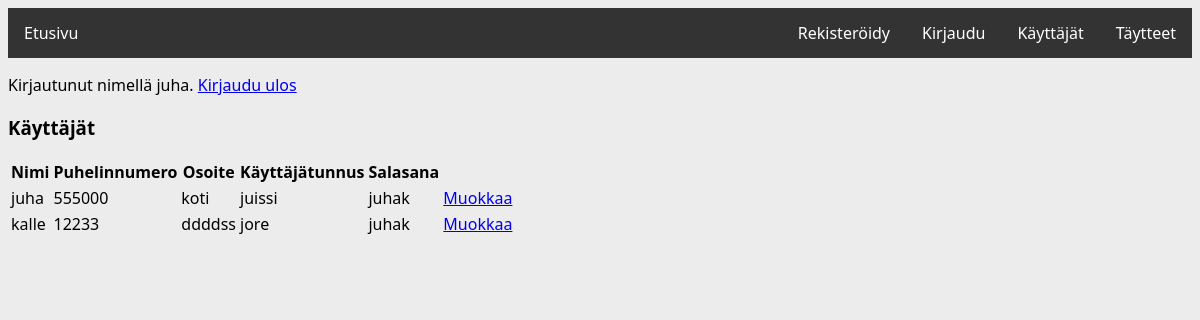
/kayttajat/ (signed in), run on an earlier commit of the app's database.
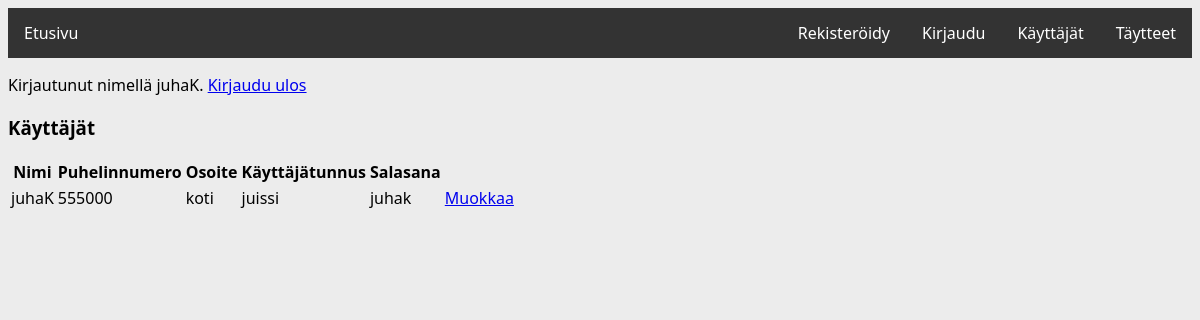
And on a later commit of the database.
### application/auth/models.py (models this page shows, shortened)
class User(db.Model):
    __tablename__ = "account"
    id = db.Column(db.Integer, primary_key=True)
    name = db.Column(db.String(144), nullable=False)
    phone = db.Column(db.Integer, nullable=False)
    address = db.Column(db.String(144), nullable=False)
    username = db.Column(db.String(144), nullable=False)
    password = db.Column(db.String(144), nullable=False)

### application/auth/views.py (the view)
@app.route("/kayttajat/", methods=["GET"])
@login_required
def user_index():
    return render_template("auth/lista.html", users = User.query.all())

### application/__init__.py (called while the page is built)
@login_manager.user_loader
def load_user(user_id):
    return User.query.get(user_id)

### application/templates/auth/lista.html
{% extends "layout.html" %}
{% block body %}
<h3>Käyttäjät</h3>
  <table>
    <tr>
      <th>Nimi</th>
      <th>Puhelinnumero</th>
      <th>Osoite</th>
      <th>Käyttäjätunnus</th>
      <th>Salasana</th>
      <th></th>
    </tr>
    {% for user in users %}
    <tr>
      <td>{{ user.name }}</td>
      <td>{{ user.phone }}</td>
      <td>{{ user.address }}</td>
      <td>{{ user.username }}</td>
      <td>{{ user.password }}</td>
      <td><a href="{{ url_for('user_get_name', user_id=user.id) }}">Muokkaa</a></td>
    </tr>
    {% endfor %}
  </table>
{% endblock %}

### application/templates/layout.html (shortened to what this page needs)
<!DOCTYPE html>
  <html>
    <head>
      <link rel="stylesheet" href="{{ url_for('static', filename='css/main.css') }}">
    </head>
    <body>
      <ul id="menu">
        <li><a href="/">Etusivu</a></li>
	      <li style="float:right"><a href="{{ url_for('taytteet_index') }}">Täytteet</a></li>
        <li style="float:right"><a href="{{ url_for('user_index') }}">Käyttäjät</a></li>
        <li style="float:right"><a href="{{ url_for('auth_login') }}">Kirjaudu</a></li>
        <li style="float:right"><a href="{{ url_for('auth_signup') }}">Rekisteröidy</a></li>
      </ul>
      {% if current_user.is_authenticated %}
      <p>
        Kirjautunut nimellä {{ current_user.name }}. <a href="{{ url_for('auth_logout') }}">Kirjaudu ulos</a>
      </p>
      {% else %}
      <p>
        <a href="{{ url_for('auth_login') }}">Kirjaudu sisään</a>
      </p>
      {% endif %}
      {% block body %}{% endblock %}
    </body>
  </html>

### application/static/css/main.css (style rules this page uses)
body { background-color: #ececec; font-family: 'Segoe UI', Tahoma, Geneva, Verdana, sans-serif; }
ul#menu { list-style-type: none; margin: 0; padding: 0; overflow: hidden; background-color: #333; }
ul#menu li { float: left; }
ul#menu li a { display: block; color: white; text-align: center; padding: 14px 16px; text-decoration: none; }

What changed in the data, as far as the page shows it:
removed User: name "kalle", phone "12233", address "ddddss", username "jore", password "juhak"
changed User "koti": name "juha" → "juhaK"
